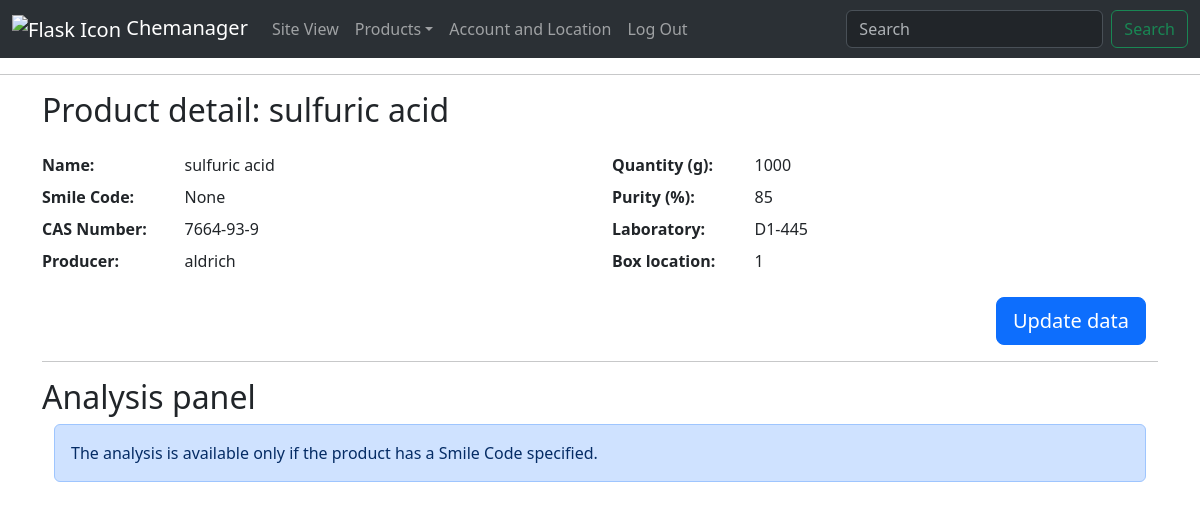
The page /detail/5 (signed in) on the database its author committed.
### chemanager/models.py (models this page shows, shortened)
class Product(models.Model):
    id = models.AutoField(primary_key=True)
    smile = models.TextField(blank=True, null=True)
    name = models.CharField(max_length=100)
    quantity = models.DecimalField(
        max_digits=10, decimal_places=3, help_text="Quantity available in g"
    )
    purity = models.DecimalField(
        max_digits=4, decimal_places=1, null=True, help_text="in %"
    )
    cas_number = models.CharField(max_length=50, null=True)
    producer = models.CharField(max_length=200, null=True)
    location = models.ForeignKey(
        Box, on_delete=models.SET_NULL, related_name="products", null=True
    )
    creation_date = models.DateTimeField(auto_now_add=True)
    update_date = models.DateTimeField(auto_now=True)
    favorites = models.ManyToManyField(
        User, related_name="favorite_products", blank=True
    )

class Box(models.Model):
    lab = models.ForeignKey(Laboratory, on_delete=models.CASCADE, related_name="boxes")
    box_number = models.CharField(max_length=50)

class Laboratory(models.Model):
    id = models.AutoField(primary_key=True)
    lab_number = models.CharField(max_length=20, unique=True)
    def __str__(self):
        return self.lab_number

### chemanager/views.py (the view)
# urls.py: path("detail/<int:id>", views.detail, name="detail"),
@login_required
def detail(request, id):
    try:
        product = Product.objects.get(id=id)
    except ObjectDoesNotExist:
        messages.error(request, "The product you tried to get does not exist")
        return HttpResponseRedirect(reverse("inventory"))
    quantity = "{:.3f}".format(float(product.quantity)).rstrip('0').rstrip('.')
    purity = "{:.1f}".format(float(product.purity)).rstrip('0').rstrip('.')
    return render(request, "chemanager/detail.html", {
        'product': product,
        'quantity': quantity,
        'purity': purity
    })

### chemanager/templates/chemanager/detail.html (shortened to what this page needs)
{% extends "chemanager/layout.html" %}
{% load static %}
{% block body %}
<div class="container mb-4">
    <h2 class="page-title">Product detail: <span id="productName" data-productid={{ product.id }}>{{ product.name }}</span></h2>
</div>
<div class="container">
    <div class="row align-items-center">
        <div class="col-lg-6">
            <dl class="row">
                <dt class="col-3">Name:</dt>
                <dd class="col-9 data-text">{{ product.name }}</dd>
                <dt class="col-3">Smile Code:</dt>
                <dd class="col-9  data-text">{{ product.smile }}</dd>
                <dt class="col-3">CAS Number:</dt>
                <dd class="col-9  data-text">{{ product.cas_number }}</dd>
                <dt class="col-3">Producer:</dt>
                <dd class="col-9  data-text">{{ product.producer }}</dd>
            </dl>
        </div>
        <div class="col-lg-6">
            <dl class="row">
                <dt class="col-3">Quantity (g):</dt>
                <dd class="col-9  data-text">{{ quantity }}</dd>
                <dt class="col-3">Purity (%):</dt>
                <dd class="col-9  data-text">{{ purity }}</dd>
                <dt class="col-3">Laboratory:</dt>
                <dd class="col-9  data-text">{{ product.location.lab }}</dd>
                <dt class="col-3">Box location:</dt>
                <dd class="col-9  data-text">{{ product.location.box_number }}</dd>
            </dl>
        </div>
    </div>
    <div class="container text-end mb-3">
        <button class="btn btn-primary btn-lg text-end updateButton">Update data</button>
    </div>
    <hr>
    <h2 class="page-title">Analysis panel</h2>
     {% if not product.smile %}
    <div class="container">
        <div class="alert alert-primary no-product" role="alert">
            The analysis is available only if the product has a Smile Code specified.
        </div>
    </div>
    {% else %}
    test
    {% endif %}
</div>
{% endblock %}

### rows shown on the page
Product: name "sulfuric acid", smile "None", cas_number "7664-93-9", producer "aldrich", location.lab "D1-445", location.box_number "1"

### other values the page prints
{{ quantity }} "1000"
{{ purity }} "85"
